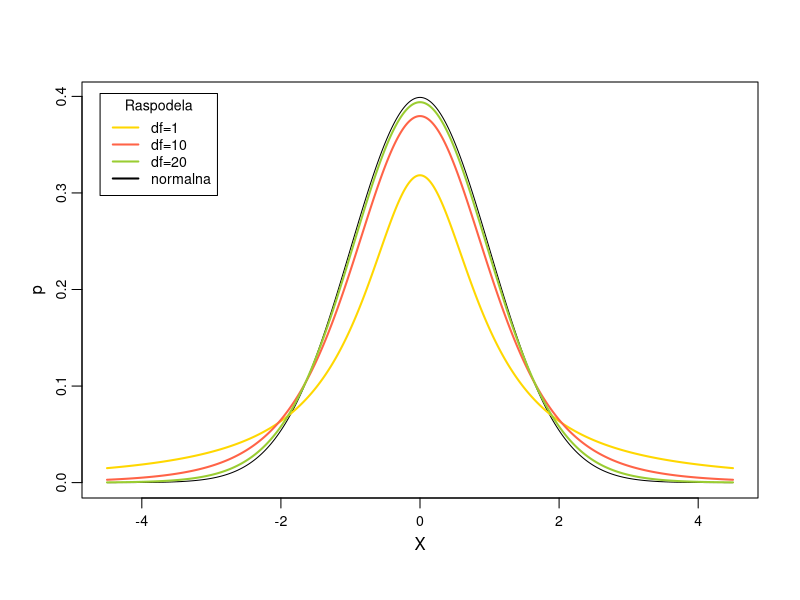

This figure's R source:
x <- seq(-4.5,4.5,0.01)
normal.curve <- dnorm(x)
df <- c(1,5,20)

colors <- c("gold","tomato","yellowgreen","black")
labels <- c("df=1","df=10","df=20","normalna")

plot(x, normal.curve, type = "l", lty = 1, xlab = "X", ylab = "p", mgp = c(1.8,0.6,0), cex.axis = 0.85)

for (i in 1:3){
  lines(x, dt(x, df[i]), lwd = 2, col = colors[i])
}

legend(-4.6, 0.403, title = "Raspodela", cex = 0.85, labels, lwd = 2, lty = c(1,1,1,1), col = colors)